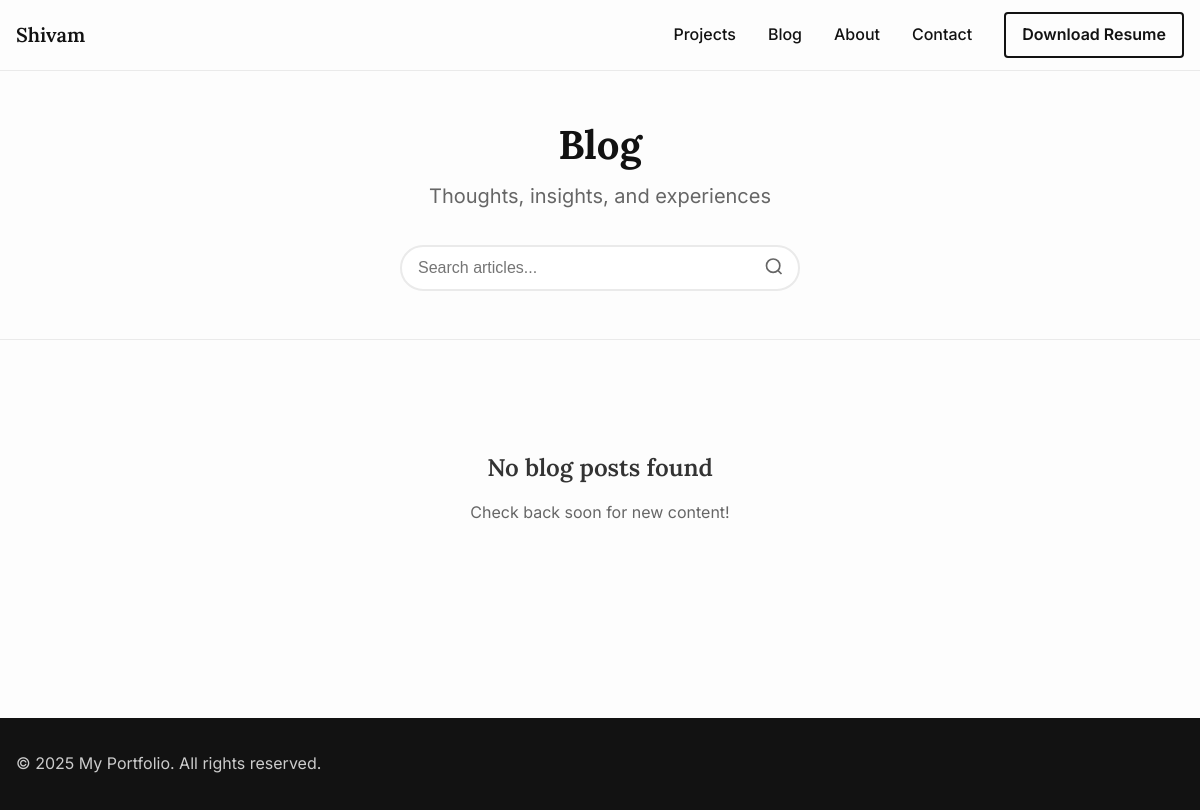
The page /blog/ on the database as committed earlier.
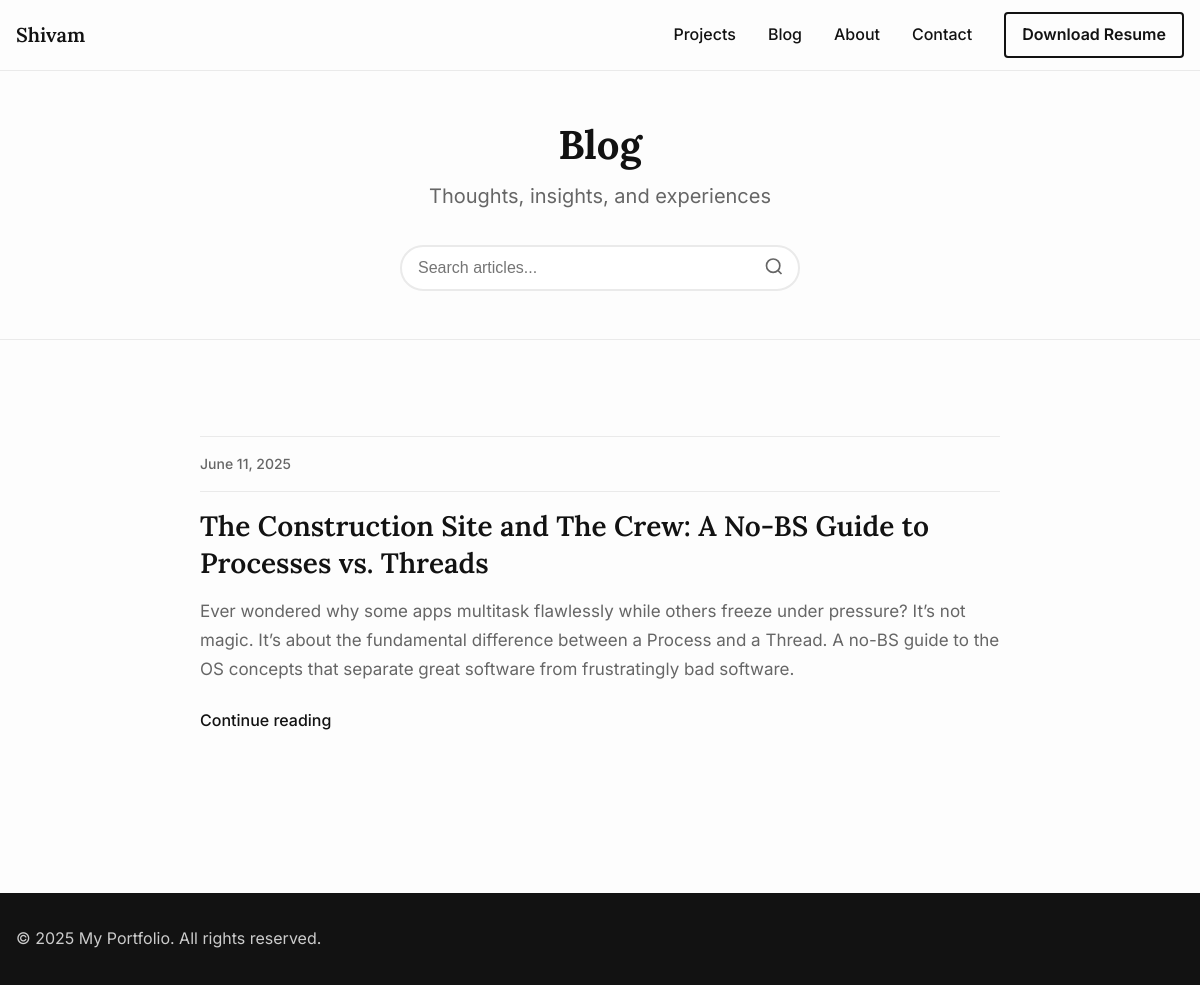
The same page on the database as committed later.
### portfolio/models.py (models this page shows, shortened)
class BlogPost(models.Model):
    title = models.CharField(max_length=200, help_text="The title of your blog post")
    slug = models.SlugField(max_length=200, unique=True, blank=True,
                           help_text="URL-friendly version of the title (auto-generated)")
    excerpt = models.TextField(max_length=300,
                              help_text="Brief description shown on blog listing page")
    content = RichTextUploadingField(help_text="Full blog post content with rich text editor")
    is_featured = models.BooleanField(default=False,
                                     help_text="Show on homepage featured section")
    is_published = models.BooleanField(default=True,
                                      help_text="Make this post visible to visitors")
    created_at = models.DateTimeField(auto_now_add=True)
    updated_at = models.DateTimeField(auto_now=True)
    published_at = models.DateTimeField(default=timezone.now,
                                       help_text="When this post should be published")
    class Meta:
        ordering = ['-published_at']
        verbose_name = "Blog Post"
        verbose_name_plural = "Blog Posts"
    def get_absolute_url(self):
        return reverse('blog_detail', kwargs={'slug': self.slug})

### portfolio/views.py (the view)
# urls.py: path('blog/', views.blog_list, name='blog_list'),
def blog_list(request):
    blog_posts = BlogPost.objects.filter(is_published=True)
    search_query = request.GET.get('search')
    if search_query:
        blog_posts = blog_posts.filter(
            Q(title__icontains=search_query) |
            Q(excerpt__icontains=search_query) |
            Q(content__icontains=search_query)
        )
    paginator = Paginator(blog_posts, 10)  # Show 10 posts per page
    page_number = request.GET.get('page')
    page_obj = paginator.get_page(page_number)
    context = {
        'site_settings': get_site_settings(),
        'page_obj': page_obj,
        'search_query': search_query,
    }
    return render(request, 'portfolio/blog_list.html', context)

### templates/portfolio/blog_list.html (shortened to what this page needs)
{% extends 'base.html' %}
{% load static %}
{% block content %}
<section class="page-header">
    <div class="container">
        <h1 class="page-title">Blog</h1>
        <p class="page-subtitle">Thoughts, insights, and experiences</p>
        <div class="search-form">
            <form method="get" class="search-container">
                <input type="text" name="search" placeholder="Search articles..."
                       value="{{ search_query|default:'' }}" class="search-input">
                <button type="submit" class="search-btn">
                    <svg width="20" height="20" viewBox="0 0 24 24" fill="none" stroke="currentColor" stroke-width="2">
                        <circle cx="11" cy="11" r="8"/>
                        <path d="m21 21-4.35-4.35"/>
                    </svg>
                </button>
            </form>
        </div>
    </div>
</section>
<section class="blog-content">
    <div class="container">
        {% if page_obj %}
            <div class="blog-articles">
                {% for post in page_obj %}
                <article class="blog-article">
                    <div class="article-meta">
                        <time datetime="{{ post.published_at|date:'Y-m-d' }}">
                            {{ post.published_at|date:'F j, Y' }}
                        </time>
                    </div>
                    <h2 class="article-title">
                        <a href="{{ post.get_absolute_url }}">{{ post.title }}</a>
                    </h2>
                    <p class="article-excerpt">{{ post.excerpt }}</p>
                    <a href="{{ post.get_absolute_url }}" class="article-link">Continue reading</a>
                </article>
                {% endfor %}
            </div>
        {% else %}
            <div class="empty-state">
                <h3>No blog posts found</h3>
                <p>{% if search_query %}Try adjusting your search terms.{% else %}Check back soon for new content!{% endif %}</p>
            </div>
        {% endif %}
    </div>
</section>
{% endblock %}

Rows that differ between the two databases and show on the page:
added BlogPost: published_at "June 11, 2025", title "The Construction Site and The Crew: A No-BS Guide to Processes vs. Threads", excerpt "Ever wondered why some apps multitask flawlessly while others freeze under pressure? It’s not magic. It’s about the fundamental difference between a Process and a Thread. A no-BS guide to the OS concepts that separate great software from frustratingly bad software."
Other text that changed with them:
text no longer shown: "No blog posts found Check back soon for new content!"
